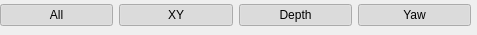
<?xml version="1.0" encoding="UTF-8"?>
<ui version="4.0">
 <class>Form</class>
 <widget class="QWidget" name="Form">
  <property name="geometry">
   <rect>
    <x>0</x>
    <y>0</y>
    <width>477</width>
    <height>35</height>
   </rect>
  </property>
  <property name="sizePolicy">
   <sizepolicy hsizetype="Expanding" vsizetype="Expanding">
    <horstretch>0</horstretch>
    <verstretch>0</verstretch>
   </sizepolicy>
  </property>
  <property name="maximumSize">
   <size>
    <width>477</width>
    <height>35</height>
   </size>
  </property>
  <property name="windowTitle">
   <string>Enable Axis</string>
  </property>
  <widget class="QWidget" name="horizontalLayoutWidget">
   <property name="geometry">
    <rect>
     <x>0</x>
     <y>0</y>
     <width>471</width>
     <height>31</height>
    </rect>
   </property>
   <layout class="QHBoxLayout" name="horizontalLayout">
    <item>
     <widget class="QPushButton" name="allAxis">
      <property name="text">
       <string>All</string>
      </property>
      <property name="checkable">
       <bool>true</bool>
      </property>
      <property name="checked">
       <bool>true</bool>
      </property>
     </widget>
    </item>
    <item>
     <widget class="QPushButton" name="xyAxis">
      <property name="text">
       <string>XY</string>
      </property>
      <property name="checkable">
       <bool>true</bool>
      </property>
      <property name="checked">
       <bool>true</bool>
      </property>
     </widget>
    </item>
    <item>
     <widget class="QPushButton" name="depthAxis">
      <property name="text">
       <string>Depth</string>
      </property>
      <property name="checkable">
       <bool>true</bool>
      </property>
      <property name="checked">
       <bool>true</bool>
      </property>
     </widget>
    </item>
    <item>
     <widget class="QPushButton" name="yawAxis">
      <property name="text">
       <string>Yaw</string>
      </property>
      <property name="checkable">
       <bool>true</bool>
      </property>
      <property name="checked">
       <bool>true</bool>
      </property>
     </widget>
    </item>
   </layout>
  </widget>
 </widget>
 <resources/>
 <connections/>
</ui>
